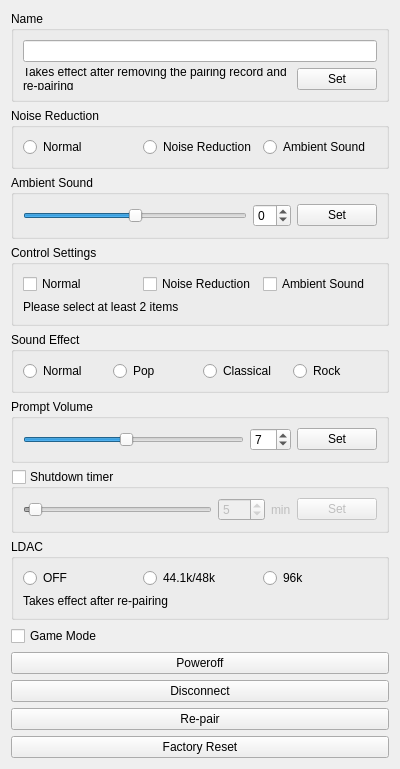
<?xml version="1.0" encoding="UTF-8"?>
<ui version="4.0">
 <class>W820NBPlusForm</class>
 <widget class="QWidget" name="W820NBPlusForm">
  <property name="geometry">
   <rect>
    <x>0</x>
    <y>0</y>
    <width>400</width>
    <height>750</height>
   </rect>
  </property>
  <property name="sizePolicy">
   <sizepolicy hsizetype="Preferred" vsizetype="Expanding">
    <horstretch>0</horstretch>
    <verstretch>0</verstretch>
   </sizepolicy>
  </property>
  <property name="windowTitle">
   <string>Form</string>
  </property>
  <layout class="QVBoxLayout" name="verticalLayout_4">
   <item>
    <widget class="QGroupBox" name="nameGroup">
     <property name="title">
      <string>Name</string>
     </property>
     <layout class="QVBoxLayout" name="verticalLayout_3">
      <item>
       <widget class="QLineEdit" name="nameEdit"/>
      </item>
      <item>
       <layout class="QHBoxLayout" name="horizontalLayout_8">
        <item>
         <widget class="QLabel" name="label">
          <property name="sizePolicy">
           <sizepolicy hsizetype="Expanding" vsizetype="Preferred">
            <horstretch>0</horstretch>
            <verstretch>0</verstretch>
           </sizepolicy>
          </property>
          <property name="text">
           <string>Takes effect after removing the pairing record and re-pairing</string>
          </property>
          <property name="wordWrap">
           <bool>true</bool>
          </property>
         </widget>
        </item>
        <item>
         <widget class="QPushButton" name="nameSetButton">
          <property name="text">
           <string>Set</string>
          </property>
         </widget>
        </item>
       </layout>
      </item>
     </layout>
    </widget>
   </item>
   <item>
    <widget class="QGroupBox" name="noiseGroup">
     <property name="title">
      <string>Noise Reduction</string>
     </property>
     <layout class="QHBoxLayout" name="horizontalLayout">
      <item>
       <widget class="QRadioButton" name="noiseNormalButton">
        <property name="text">
         <string>Normal</string>
        </property>
       </widget>
      </item>
      <item>
       <widget class="QRadioButton" name="noiseReductionButton">
        <property name="text">
         <string>Noise Reduction</string>
        </property>
       </widget>
      </item>
      <item>
       <widget class="QRadioButton" name="noiseAmbientSoundButton">
        <property name="text">
         <string>Ambient Sound</string>
        </property>
       </widget>
      </item>
     </layout>
    </widget>
   </item>
   <item>
    <widget class="QGroupBox" name="ambientSoundGroup">
     <property name="title">
      <string>Ambient Sound</string>
     </property>
     <layout class="QHBoxLayout" name="horizontalLayout_7">
      <item>
       <widget class="QSlider" name="ASSlider">
        <property name="minimum">
         <number>-3</number>
        </property>
        <property name="maximum">
         <number>3</number>
        </property>
        <property name="pageStep">
         <number>1</number>
        </property>
        <property name="value">
         <number>0</number>
        </property>
        <property name="orientation">
         <enum>Qt::Horizontal</enum>
        </property>
       </widget>
      </item>
      <item>
       <widget class="QSpinBox" name="ASBox">
        <property name="minimum">
         <number>-3</number>
        </property>
        <property name="maximum">
         <number>3</number>
        </property>
        <property name="value">
         <number>0</number>
        </property>
       </widget>
      </item>
      <item>
       <widget class="QPushButton" name="ASSetButton">
        <property name="text">
         <string>Set</string>
        </property>
       </widget>
      </item>
     </layout>
    </widget>
   </item>
   <item>
    <widget class="QGroupBox" name="controlSettingsGroup">
     <property name="title">
      <string>Control Settings</string>
     </property>
     <layout class="QVBoxLayout" name="verticalLayout">
      <item>
       <layout class="QHBoxLayout" name="horizontalLayout_9">
        <item>
         <widget class="QCheckBox" name="CSNormalBox">
          <property name="text">
           <string>Normal</string>
          </property>
         </widget>
        </item>
        <item>
         <widget class="QCheckBox" name="CSNoiseReductionBox">
          <property name="text">
           <string>Noise Reduction</string>
          </property>
         </widget>
        </item>
        <item>
         <widget class="QCheckBox" name="CSAmbientSoundBox">
          <property name="text">
           <string>Ambient Sound</string>
          </property>
         </widget>
        </item>
       </layout>
      </item>
      <item>
       <widget class="QLabel" name="label_4">
        <property name="text">
         <string>Please select at least 2 items</string>
        </property>
        <property name="wordWrap">
         <bool>true</bool>
        </property>
       </widget>
      </item>
     </layout>
    </widget>
   </item>
   <item>
    <widget class="QGroupBox" name="soundEffectGroup">
     <property name="title">
      <string>Sound Effect</string>
     </property>
     <layout class="QHBoxLayout" name="horizontalLayout_4">
      <item>
       <widget class="QRadioButton" name="SENormalButton">
        <property name="text">
         <string>Normal</string>
        </property>
       </widget>
      </item>
      <item>
       <widget class="QRadioButton" name="SEPopButton">
        <property name="text">
         <string>Pop</string>
        </property>
       </widget>
      </item>
      <item>
       <widget class="QRadioButton" name="SEClassicalButton">
        <property name="text">
         <string>Classical</string>
        </property>
       </widget>
      </item>
      <item>
       <widget class="QRadioButton" name="SERockButton">
        <property name="text">
         <string>Rock</string>
        </property>
       </widget>
      </item>
     </layout>
    </widget>
   </item>
   <item>
    <widget class="QGroupBox" name="promptVolumeGroup">
     <property name="title">
      <string>Prompt Volume</string>
     </property>
     <layout class="QHBoxLayout" name="horizontalLayout_5">
      <item>
       <widget class="QSlider" name="PVSlider">
        <property name="minimum">
         <number>0</number>
        </property>
        <property name="maximum">
         <number>15</number>
        </property>
        <property name="pageStep">
         <number>1</number>
        </property>
        <property name="value">
         <number>7</number>
        </property>
        <property name="orientation">
         <enum>Qt::Horizontal</enum>
        </property>
       </widget>
      </item>
      <item>
       <widget class="QSpinBox" name="PVBox">
        <property name="maximum">
         <number>15</number>
        </property>
        <property name="value">
         <number>7</number>
        </property>
       </widget>
      </item>
      <item>
       <widget class="QPushButton" name="PVSetButton">
        <property name="text">
         <string>Set</string>
        </property>
       </widget>
      </item>
     </layout>
    </widget>
   </item>
   <item>
    <widget class="QGroupBox" name="shutdownTimerGroup">
     <property name="title">
      <string>Shutdown timer</string>
     </property>
     <property name="checkable">
      <bool>true</bool>
     </property>
     <property name="checked">
      <bool>false</bool>
     </property>
     <layout class="QHBoxLayout" name="horizontalLayout_6">
      <item>
       <widget class="QSlider" name="STSlider">
        <property name="maximum">
         <number>180</number>
        </property>
        <property name="pageStep">
         <number>5</number>
        </property>
        <property name="value">
         <number>5</number>
        </property>
        <property name="orientation">
         <enum>Qt::Horizontal</enum>
        </property>
       </widget>
      </item>
      <item>
       <widget class="QSpinBox" name="STBox">
        <property name="maximum">
         <number>180</number>
        </property>
        <property name="value">
         <number>5</number>
        </property>
       </widget>
      </item>
      <item>
       <widget class="QLabel" name="label_3">
        <property name="text">
         <string>min</string>
        </property>
       </widget>
      </item>
      <item>
       <widget class="QPushButton" name="STSetButton">
        <property name="text">
         <string>Set</string>
        </property>
       </widget>
      </item>
     </layout>
    </widget>
   </item>
   <item>
    <widget class="QGroupBox" name="LDACGroup">
     <property name="title">
      <string>LDAC</string>
     </property>
     <layout class="QVBoxLayout" name="verticalLayout_2">
      <item>
       <layout class="QHBoxLayout" name="horizontalLayout_3">
        <item>
         <widget class="QRadioButton" name="LDACOFFButton">
          <property name="text">
           <string>OFF</string>
          </property>
         </widget>
        </item>
        <item>
         <widget class="QRadioButton" name="LDAC48kButton">
          <property name="text">
           <string>44.1k/48k</string>
          </property>
         </widget>
        </item>
        <item>
         <widget class="QRadioButton" name="LDAC96kButton">
          <property name="text">
           <string>96k</string>
          </property>
         </widget>
        </item>
       </layout>
      </item>
      <item>
       <widget class="QLabel" name="label_2">
        <property name="text">
         <string>Takes effect after re-pairing</string>
        </property>
        <property name="wordWrap">
         <bool>true</bool>
        </property>
       </widget>
      </item>
     </layout>
    </widget>
   </item>
   <item>
    <widget class="QCheckBox" name="gameModeBox">
     <property name="text">
      <string>Game Mode</string>
     </property>
    </widget>
   </item>
   <item>
    <widget class="QPushButton" name="poweroffButton">
     <property name="text">
      <string>Poweroff</string>
     </property>
    </widget>
   </item>
   <item>
    <widget class="QPushButton" name="disconenctButton">
     <property name="text">
      <string>Disconnect</string>
     </property>
    </widget>
   </item>
   <item>
    <widget class="QPushButton" name="re_pairButton">
     <property name="text">
      <string>Re-pair</string>
     </property>
    </widget>
   </item>
   <item>
    <widget class="QPushButton" name="resetButton">
     <property name="text">
      <string>Factory Reset</string>
     </property>
    </widget>
   </item>
   <item>
    <spacer name="verticalSpacer">
     <property name="orientation">
      <enum>Qt::Vertical</enum>
     </property>
     <property name="sizeHint" stdset="0">
      <size>
       <width>20</width>
       <height>1</height>
      </size>
     </property>
    </spacer>
   </item>
  </layout>
 </widget>
 <resources/>
 <connections/>
</ui>
